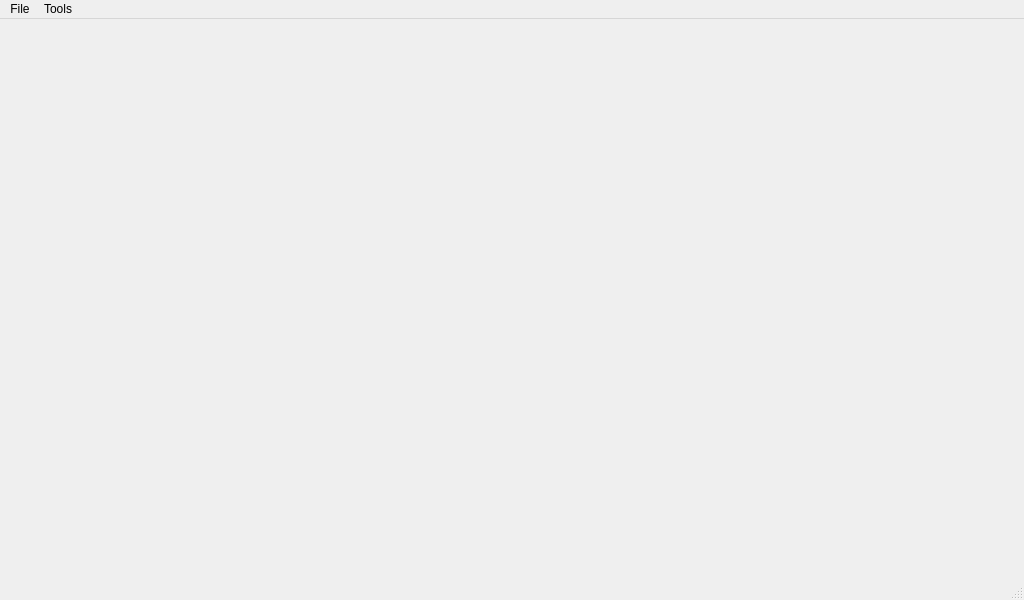
<?xml version="1.0" encoding="UTF-8"?>
<ui version="4.0">
 <class>MainWindow</class>
 <widget class="QMainWindow" name="MainWindow">
  <property name="geometry">
   <rect>
    <x>0</x>
    <y>0</y>
    <width>1024</width>
    <height>600</height>
   </rect>
  </property>
  <property name="minimumSize">
   <size>
    <width>640</width>
    <height>400</height>
   </size>
  </property>
  <property name="baseSize">
   <size>
    <width>1100</width>
    <height>800</height>
   </size>
  </property>
  <property name="mouseTracking">
   <bool>false</bool>
  </property>
  <property name="windowTitle">
   <string>MGMainWindow</string>
  </property>
  <property name="styleSheet">
   <string notr="true"/>
  </property>
  <widget class="QWidget" name="centralWidget">
   <property name="sizePolicy">
    <sizepolicy hsizetype="MinimumExpanding" vsizetype="MinimumExpanding">
     <horstretch>0</horstretch>
     <verstretch>0</verstretch>
    </sizepolicy>
   </property>
   <property name="minimumSize">
    <size>
     <width>200</width>
     <height>150</height>
    </size>
   </property>
  </widget>
  <widget class="QMenuBar" name="menuBar">
   <property name="geometry">
    <rect>
     <x>0</x>
     <y>0</y>
     <width>1024</width>
     <height>22</height>
    </rect>
   </property>
   <widget class="QMenu" name="menuFile">
    <property name="title">
     <string>File</string>
    </property>
    <addaction name="separator"/>
    <addaction name="actionStatusBar"/>
    <addaction name="separator"/>
    <addaction name="actionExit"/>
   </widget>
   <widget class="QMenu" name="menuWidgets">
    <property name="title">
     <string>Tools</string>
    </property>
   </widget>
   <addaction name="menuFile"/>
   <addaction name="menuWidgets"/>
  </widget>
  <widget class="QStatusBar" name="statusBar"/>
  <action name="actionExit">
   <property name="text">
    <string>Exit</string>
   </property>
   <property name="shortcut">
    <string>Ctrl+Q</string>
   </property>
  </action>
  <action name="actionAdd_Link">
   <property name="text">
    <string>Manage Communication Links</string>
   </property>
  </action>
  <action name="actionAdvanced_Mode">
   <property name="checkable">
    <bool>true</bool>
   </property>
   <property name="text">
    <string>Advanced Mode</string>
   </property>
  </action>
  <action name="actionStatusBar">
   <property name="checkable">
    <bool>true</bool>
   </property>
   <property name="text">
    <string>Replay Flight Data</string>
   </property>
  </action>
 </widget>
 <layoutdefault spacing="6" margin="11"/>
 <resources/>
 <connections>
  <connection>
   <sender>actionExit</sender>
   <signal>triggered()</signal>
   <receiver>MainWindow</receiver>
   <slot>close()</slot>
   <hints>
    <hint type="sourcelabel">
     <x>-1</x>
     <y>-1</y>
    </hint>
    <hint type="destinationlabel">
     <x>299</x>
     <y>199</y>
    </hint>
   </hints>
  </connection>
 </connections>
</ui>
